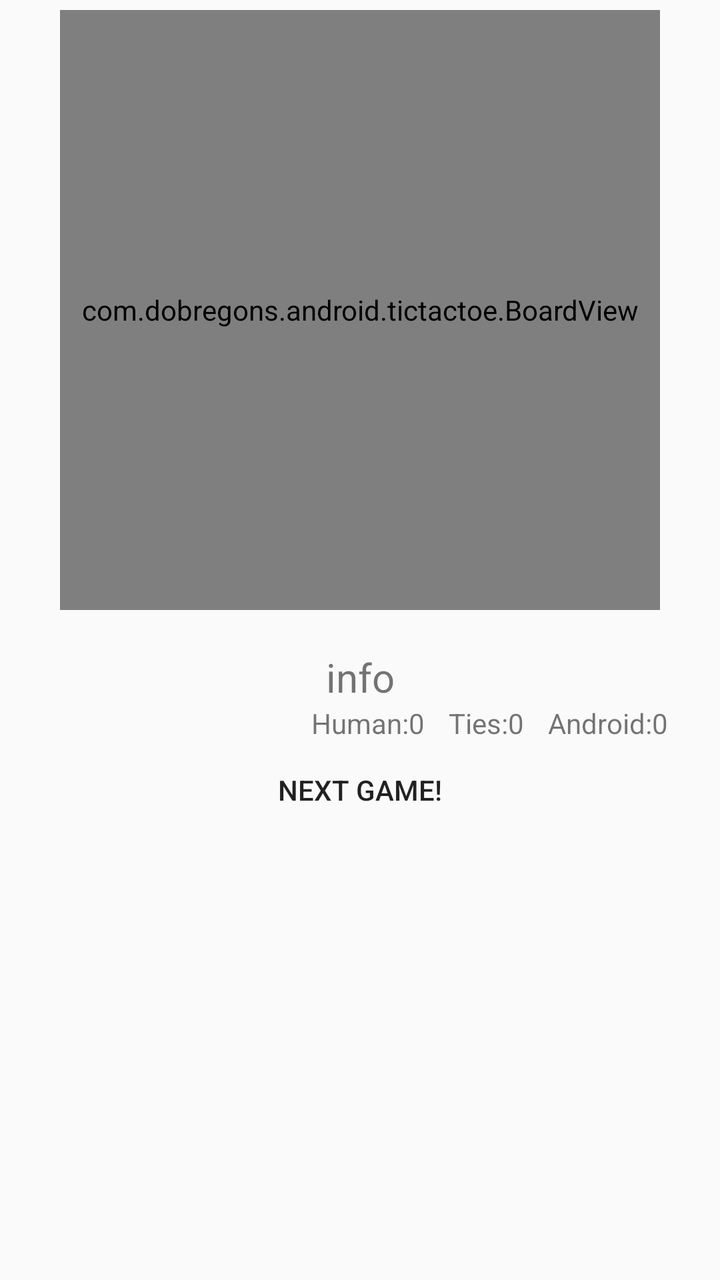
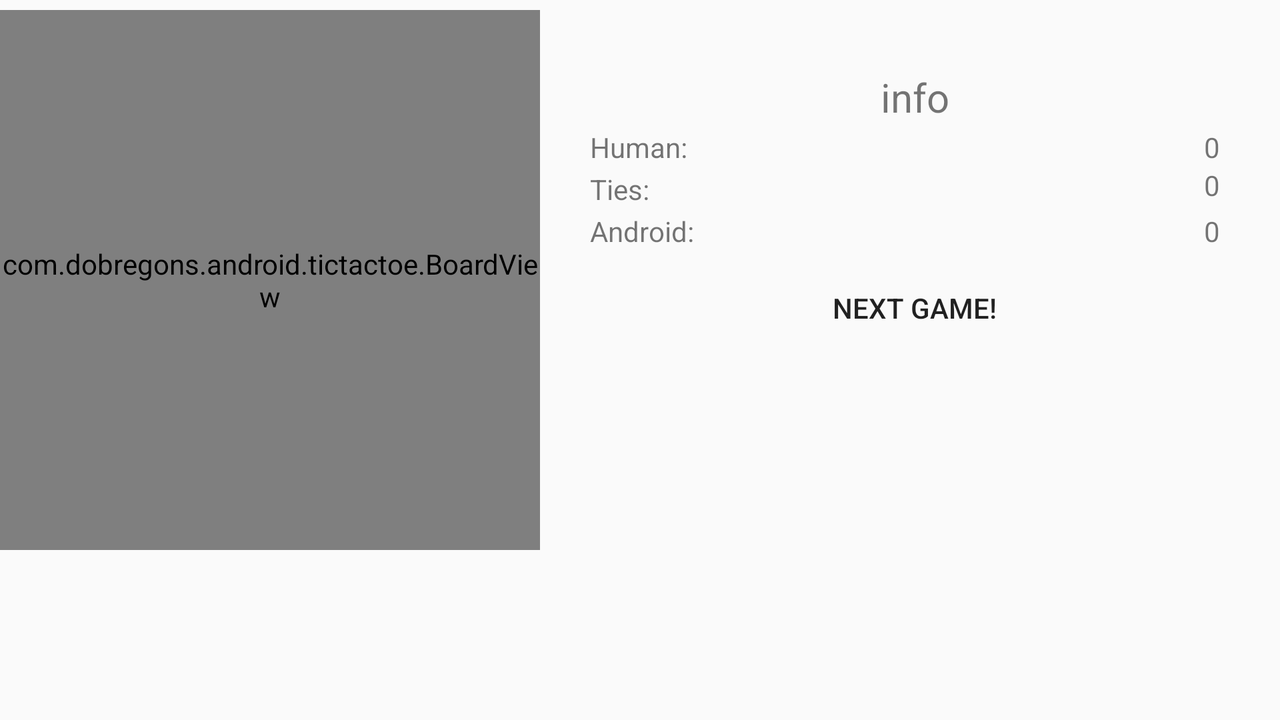

The same Android screen from two of the app's own layout files: first res/layout/ as a phone draws it, then the author's variant for another configuration, drawn on a device whose configuration selects that folder. Both files follow.
<!-- AndroidManifest.xml: application theme AppTheme -->
<!-- res/layout/activity_tictactoe.xml -->
<?xml version="1.0" encoding="utf-8"?>
<LinearLayout xmlns:android="http://schemas.android.com/apk/res/android"
    android:orientation="vertical"
    android:layout_width="fill_parent"
    android:layout_height="match_parent"
    android:gravity="center_horizontal"
    >
    
        
        
        
            
                
                
            
                
                
            
                
                
        
        
            
                
                
            
                
                
            
                
                
        
        
            
                
                
            
                
                
            
                
                
        
    
    <com.dobregons.android.tictactoe.BoardView
        android:id="@+id/board"
        android:layout_width="300dp"
        android:layout_height="300dp"
        android:layout_marginTop="5dp"/>

    <TextView android:id="@+id/information" android:layout_width="fill_parent"
        android:layout_height="wrap_content" android:text="info"
        android:gravity="center_horizontal" android:layout_marginTop="20dp"
        android:textSize="20dp" />
    <RelativeLayout
        xmlns:android="http://schemas.android.com/apk/res/android"
        android:layout_width="match_parent"
        android:layout_height="match_parent"
        android:layout_gravity="bottom">

        <TextView
            android:layout_width="wrap_content"
            android:layout_height="wrap_content" android:text="Human:"
            android:id="@+id/txtHuman"
            android:layout_centerHorizontal="true"
            />
        <TextView
            android:layout_width="wrap_content"
            android:layout_height="wrap_content" android:text="0"
            android:id="@+id/txtResHuman"
            android:layout_centerHorizontal="true"
            android:layout_toRightOf="@+id/txtHuman"
            />
        <TextView
            android:layout_width="wrap_content"
            android:layout_height="wrap_content" android:text="Ties:"
            android:layout_marginLeft="20dp"
            android:layout_toRightOf="@+id/txtHuman"
            android:layout_centerHorizontal="true"
            android:id="@+id/txtTies"
            />
        <TextView
            android:layout_width="wrap_content"
            android:layout_height="wrap_content" android:text="0"
            android:id="@+id/txtResTies"
            android:layout_centerHorizontal="true"
            android:layout_toRightOf="@+id/txtTies"
            />
        <TextView
            android:layout_width="wrap_content"
            android:layout_height="wrap_content"
            android:text="Android:"
            android:layout_toRightOf="@+id/txtTies"
            android:layout_marginLeft="20dp"
            android:id="@+id/txtAndroid"
            />
        <TextView
            android:layout_width="wrap_content"
            android:layout_height="wrap_content" android:text="0"
            android:id="@+id/txtResAndroid"
            android:layout_toRightOf="@+id/txtAndroid"
            android:layout_centerHorizontal="true"
            />
        <Button android:id="@+id/btnNextGame"
            android:layout_width="wrap_content"
            android:layout_height="wrap_content"
            android:text="@string/continuar"
            android:background="@drawable/btn_android"
            android:layout_below="@+id/txtResAndroid"
            android:layout_centerHorizontal="true"
            android:layout_marginBottom="20dp"/>
    </RelativeLayout>
</LinearLayout>
<!-- resources referenced by this layout -->
<resources>
  <string name="continuar">Next Game!</string>
  <style name="AppTheme" parent="Theme.AppCompat.Light.DarkActionBar">
          
          <item name="colorPrimary">@color/colorPrimary</item>
          <item name="colorPrimaryDark">@color/colorPrimaryDark</item>
          <item name="colorAccent">@color/colorAccent</item>
          <item name="colorControlNormal">#c5c5c5</item>
          <item name="colorControlActivated">@color/colorAccent</item>
          <item name="colorControlHighlight">@color/colorAccent</item>
      </style>
  <color name="colorPrimary">#3F51B5</color>
  <color name="colorPrimaryDark">#303F9F</color>
  <color name="colorAccent">#000000</color>
</resources>
<!-- res/layout-land/activity_tictactoe.xml (the author's variant of the layout above) -->
<!-- drawn on the phone turned sideways -->
<?xml version="1.0" encoding="utf-8"?>
<RelativeLayout xmlns:android="http://schemas.android.com/apk/res/android"
    android:orientation="horizontal"
    android:layout_width="match_parent"
    android:layout_height="match_parent"
    android:gravity="center_horizontal"
    >

    <com.dobregons.android.tictactoe.BoardView
        android:id="@+id/board"
        android:layout_width="270dp"
        android:layout_height="270dp"
        android:layout_marginTop="5dp"/>


    <RelativeLayout
        android:layout_width="match_parent"
        android:layout_height="wrap_content"
        android:layout_marginLeft="25dp"
        android:layout_marginRight="20dp"
        android:layout_marginTop="15dp"
        android:layout_toRightOf="@id/board">

        <TextView
            android:id="@+id/information"
            android:layout_width="fill_parent"
            android:layout_height="wrap_content"
            android:layout_marginTop="20dp"
            android:gravity="center_horizontal"
            android:text="info"
            android:textSize="20dp" />


        <TextView
            android:id="@+id/txtHuman"
            android:layout_width="wrap_content"
            android:layout_height="wrap_content"
            android:layout_below="@id/information"
            android:paddingTop="2dp"
            android:text="Human:" />

        <TextView
            android:id="@+id/txtResHuman"
            android:layout_width="wrap_content"
            android:layout_height="wrap_content"
            android:layout_below="@id/information"
            android:paddingRight="10dp"
            android:layout_alignParentRight="true"
            android:paddingTop="2dp"
            android:text="0" />

        <TextView
            android:id="@+id/txtTies"
            android:layout_width="wrap_content"
            android:layout_height="wrap_content"
            android:layout_below="@+id/txtHuman"
            android:paddingTop="2dp"
            android:text="Ties:" />

        <TextView
            android:id="@+id/txtResTies"
            android:layout_width="wrap_content"
            android:layout_height="wrap_content"
            android:layout_below="@+id/txtHuman"
            android:paddingRight="10dp"
            android:layout_alignParentRight="true"
            android:text="0" />

        <TextView
            android:id="@+id/txtAndroid"
            android:layout_width="wrap_content"
            android:layout_height="wrap_content"
            android:layout_below="@+id/txtTies"
            android:paddingTop="2dp"
            android:text="Android:" />

        <TextView
            android:id="@+id/txtResAndroid"
            android:layout_width="wrap_content"
            android:layout_height="wrap_content"
            android:layout_below="@+id/txtTies"
            android:paddingRight="10dp"
            android:layout_alignParentRight="true"
            android:paddingTop="2dp"
            android:text="0" />

        <Button
            android:id="@+id/btnNextGame"
            android:layout_width="wrap_content"
            android:layout_height="wrap_content"
            android:layout_below="@+id/txtResAndroid"
            android:background="@drawable/btn_android"
            android:layout_centerHorizontal="true"
            android:layout_marginTop="5dp"
            android:text="@string/continuar" />

    </RelativeLayout>

</RelativeLayout>
